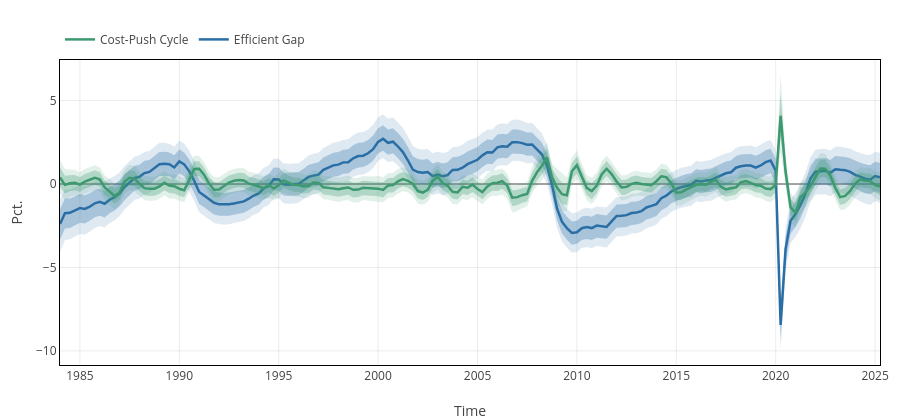
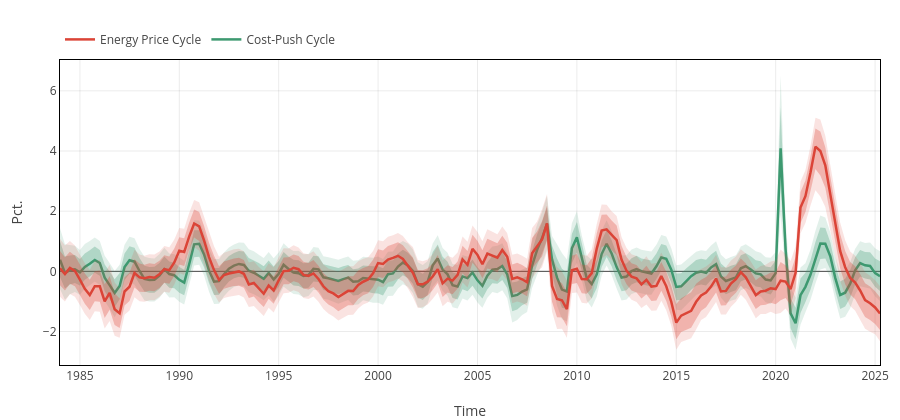

Notebook cell for these charts, in order:
### Markdown cell above
# Figs

### Code cell
eff_color = "#2A6EA6"   # eff
flex_color    = "#B33A3A"   # flex
u_color      = "#3D9970"   # cost-push
band68_eff   = "rgba(42, 110, 166, 0.30)" # inner band (blue)
band90_eff  = "rgba(42, 110, 166, 0.15)" # outer band (blue)
band68_flex   = "rgba(179, 58, 58, 0.30)" # inner band (red)
band90_flex  = "rgba(179, 58, 58, 0.15)" # outer band (red)
band68_u     = "rgba(61, 153, 112, 0.30)" # inner band (green)
band90_u    = "rgba(61, 153, 112, 0.15)" # outer band (green)

HZ_color = "#DB4437"  # HZ energy price cycle
band_68_HZ = "rgba(219, 68, 55, 0.30)" # inner band (red)
band_90_HZ = "rgba(219, 68, 55, 0.15)" # outer band (red)

# states
# eff Ψeᵐ
# cost-push Ψπᵐ
# flex Ψfᵐ

# --- Reusable layout (set limits if you want) ---
y_lims = (-10, 10)  # <- adjust or comment out if not desired

base_layout = Layout(
    template="plotly_white", hovermode="x unified",
    width=900, height=420, margin=attr(l=60, r=20, t=60, b=55),
    xaxis=attr(
        title="Time", showgrid=true, gridcolor="rgba(0,0,0,0.08)",
        zeroline=false, showline=true, linecolor="black", linewidth=1, mirror=true
    ),
    yaxis=attr(
        title="Pct.", showgrid=true, gridcolor="rgba(0,0,0,0.08)",
        zeroline=true, showline=true, linecolor="black", linewidth=1, mirror=true,
        # range=[y_lims...]    # comment this line out to auto-scale
    ),
    legend=attr(orientation="h", x=0.0, y=1.02, yanchor="bottom", bgcolor="rgba(0,0,0,0)")
)


# ============= gaps
plt_cycle = Plot([
        # Efficient gap
        # 90% band: lower first (invisible), then upper filled to previous
        scatter(x=date, y=Ψe05[1:end-max_h, 1], mode="lines",
                line=attr(color="rgba(0,0,0,0)"), hoverinfo="skip", showlegend=false),
        scatter(x=date, y=Ψe95[1:end-max_h, 1], mode="lines", showlegend=false,
                fill="tonexty", fillcolor=band90_eff, line=attr(color="rgba(0,0,0,0)")),

        # 68% band: lower first (invisible), then upper filled to previous
        scatter(x=date, y=Ψe16[1:end-max_h, 1], mode="lines",
                line=attr(color="rgba(0,0,0,0)"), hoverinfo="skip", showlegend=false),
        scatter(x=date, y=Ψe84[1:end-max_h, 1], mode="lines", showlegend=false,
                fill="tonexty", fillcolor=band68_eff, line=attr(color="rgba(0,0,0,0)")),
        # Median line
        scatter(x=date, y=Ψeᵐ[1:end-max_h, 1], mode="lines", name="Efficient Gap", legendrank=1,
                line=attr(color=eff_color, width=2.5)),

        # cost push cycle
        # 90% band: lower first (invisible), then upper filled to previous
        scatter(x=date, y=Ψπ05[1:end-max_h, 4], mode="lines",
                line=attr(color="rgba(0,0,0,0)"), hoverinfo="skip", showlegend=false),
        scatter(x=date, y=Ψπ95[1:end-max_h, 4], mode="lines", showlegend=false,
                fill="tonexty", fillcolor=band90_u, line=attr(color="rgba(0,0,0,0)")),
        # 68% band: lower first (invisible), then upper filled to previous
        scatter(x=date, y=Ψπ16[1:end-max_h, 4], mode="lines",
                line=attr(color="rgba(0,0,0,0)"), hoverinfo="skip", showlegend=false),
        scatter(x=date, y=Ψπ84[1:end-max_h, 4], mode="lines", showlegend=false,
                fill="tonexty", fillcolor=band68_u, line=attr(color="rgba(0,0,0,0)")),
        # Median line
        scatter(x=date, y=Ψπᵐ[1:end-max_h, 4], mode="lines", name="Cost-Push Cycle", legendrank=2,
                line=attr(color=u_color, width=2.5)),

        # # Flex price gap
        # # 90% band: lower first (invisible), then upper filled to previous
        # scatter(x=date, y=Ψf05[1:end-max_h, 1], mode="lines",
        #         line=attr(color="rgba(0,0,0,0)"), hoverinfo="skip", showlegend=false),
        # scatter(x=date, y=Ψf95[1:end-max_h, 1], mode="lines", showlegend=false,
        #         fill="tonexty", fillcolor=band90_flex, line=attr(color="rgba(0,0,0,0)")),  
        # # 68% band: lower first (invisible), then upper filled to previous
        # scatter(x=date, y=Ψf16[1:end-max_h, 1], mode="lines",
        #         line=attr(color="rgba(0,0,0,0)"), hoverinfo="skip", showlegend=false),
        # scatter(x=date, y=Ψf84[1:end-max_h, 1], mode="lines", showlegend=false,
        #         fill="tonexty", fillcolor=band68_flex, line=attr(color="rgba(0,0,0,0)")),
        # # Median line
        # scatter(x=date, y=Ψfᵐ[1:end-max_h, 1], mode="lines", name="Flex Price Gap", legendrank=3,
        #         line=attr(color=flex_color, width=2.5)),

],
base_layout)
display(plt_cycle)


### cost-push & energy price cycle
plt_cp_ep = Plot([
        # cost push cycle
        # 90% band: lower first (invisible), then upper filled to previous
        scatter(x=date, y=Ψπ05[1:end-max_h, 4], mode="lines",
                line=attr(color="rgba(0,0,0,0)"), hoverinfo="skip", showlegend=false),
        scatter(x=date, y=Ψπ95[1:end-max_h, 4], mode="lines", showlegend=false,
                fill="tonexty", fillcolor=band90_u, line=attr(color="rgba(0,0,0,0)")),
        # 68% band: lower first (invisible), then upper filled to previous
        scatter(x=date, y=Ψπ16[1:end-max_h, 4], mode="lines",
                line=attr(color="rgba(0,0,0,0)"), hoverinfo="skip", showlegend=false),
        scatter(x=date, y=Ψπ84[1:end-max_h, 4], mode="lines", showlegend=false,
                fill="tonexty", fillcolor=band68_u, line=attr(color="rgba(0,0,0,0)")),
        # Median line
        scatter(x=date, y=Ψπᵐ[1:end-max_h, 4], mode="lines", name="Cost-Push Cycle", legendrank=1,
                line=attr(color=u_color, width=2.5)),

        # HZ Energy Price Cycle
        # 90% band: lower first (invisible), then upper filled to previous
        scatter(x=date, y=EP05_HZ[1:end-max_h, 5], mode="lines",
                line=attr(color="rgba(0,0,0,0)"), hoverinfo="skip", showlegend=false),
        scatter(x=date, y=EP95_HZ[1:end-max_h, 5], mode="lines", showlegend=false,
                fill="tonexty", fillcolor=band_90_HZ, line=attr(color="rgba(0,0,0,0)")),
        # 68% band: lower first (invisible), then upper filled to previous
        scatter(x=date, y=EP16_HZ[1:end-max_h, 5], mode="lines",
                line=attr(color="rgba(0,0,0,0)"), hoverinfo="skip", showlegend=false),
        scatter(x=date, y=EP84_HZ[1:end-max_h, 5], mode="lines", showlegend=false,
                fill="tonexty", fillcolor=band_68_HZ, line=attr(color="rgba(0,0,0,0)")),
        # Median line
        scatter(x=date, y=EPᵐ_HZ[1:end-max_h, 5], mode="lines", name="Energy Price Cycle", legendrank=2,
                line=attr(color=HZ_color, width=2.5)),
],
base_layout)
display(plt_cp_ep)

# correlation between cost-push and energy price cycle
correlation_cp_ep = cor(EPᵐ_HZ[1:end-max_h, 5], Ψπᵐ[1:end-max_h, 4])
println("Correlation between cost-push and energy price cycle: ", correlation_cp_ep)

### Figure 1 — Plotly figure (JSON) as saved in the notebook; plotly's stock layout.template omitted (floating-point values rounded to 4 significant figures; data arrays with more than 128 entries replaced by an {"elided": "..."} marker saying what was removed)
{"data": [{"hoverinfo": "skip", "line": {"color": "rgba(0,0,0,0)"}, "mode": "lines", "showlegend": false, "type": "scatter", "x": {"elided": "174 str values"}, "y": {"elided": "166 float values"}}, {"fill": "tonexty", "fillcolor": "rgba(42, 110, 166, 0.15)", "line": {"color": "rgba(0,0,0,0)"}, "mode": "lines", "showlegend": false, "type": "scatter", "x": {"elided": "174 str values"}, "y": {"elided": "166 float values"}}, {"hoverinfo": "skip", "line": {"color": "rgba(0,0,0,0)"}, "mode": "lines", "showlegend": false, "type": "scatter", "x": {"elided": "174 str values"}, "y": {"elided": "166 float values"}}, {"fill": "tonexty", "fillcolor": "rgba(42, 110, 166, 0.30)", "line": {"color": "rgba(0,0,0,0)"}, "mode": "lines", "showlegend": false, "type": "scatter", "x": {"elided": "174 str values"}, "y": {"elided": "166 float values"}}, {"legendrank": 1, "line": {"color": "#2A6EA6", "width": 2.5}, "mode": "lines", "name": "Efficient Gap", "type": "scatter", "x": {"elided": "174 str values"}, "y": {"elided": "166 float values"}}, {"hoverinfo": "skip", "line": {"color": "rgba(0,0,0,0)"}, "mode": "lines", "showlegend": false, "type": "scatter", "x": {"elided": "174 str values"}, "y": {"elided": "166 float values"}}, {"fill": "tonexty", "fillcolor": "rgba(61, 153, 112, 0.15)", "line": {"color": "rgba(0,0,0,0)"}, "mode": "lines", "showlegend": false, "type": "scatter", "x": {"elided": "174 str values"}, "y": {"elided": "166 float values"}}, {"hoverinfo": "skip", "line": {"color": "rgba(0,0,0,0)"}, "mode": "lines", "showlegend": false, "type": "scatter", "x": {"elided": "174 str values"}, "y": {"elided": "166 float values"}}, {"fill": "tonexty", "fillcolor": "rgba(61, 153, 112, 0.30)", "line": {"color": "rgba(0,0,0,0)"}, "mode": "lines", "showlegend": false, "type": "scatter", "x": {"elided": "174 str values"}, "y": {"elided": "166 float values"}}, {"legendrank": 2, "line": {"color": "#3D9970", "width": 2.5}, "mode": "lines", "name": "Cost-Push Cycle", "type": "scatter", "x": {"elided": "174 str values"}, "y": {"elided": "166 float values"}}], "layout": {"height": 420, "hovermode": "x unified", "legend": {"bgcolor": "rgba(0,0,0,0)", "orientation": "h", "x": 0, "y": 1.02, "yanchor": "bottom"}, "margin": {"b": 55, "l": 60, "r": 20, "t": 60}, "width": 900, "xaxis": {"gridcolor": "rgba(0,0,0,0.08)", "linecolor": "black", "linewidth": 1, "mirror": true, "showgrid": true, "showline": true, "title": "Time", "zeroline": false}, "yaxis": {"gridcolor": "rgba(0,0,0,0.08)", "linecolor": "black", "linewidth": 1, "mirror": true, "showgrid": true, "showline": true, "title": "Pct.", "zeroline": true}}}

### Figure 2 — Plotly figure (JSON) as saved in the notebook; plotly's stock layout.template omitted (floating-point values rounded to 4 significant figures; data arrays with more than 128 entries replaced by an {"elided": "..."} marker saying what was removed)
{"data": [{"hoverinfo": "skip", "line": {"color": "rgba(0,0,0,0)"}, "mode": "lines", "showlegend": false, "type": "scatter", "x": {"elided": "174 str values"}, "y": {"elided": "166 float values"}}, {"fill": "tonexty", "fillcolor": "rgba(61, 153, 112, 0.15)", "line": {"color": "rgba(0,0,0,0)"}, "mode": "lines", "showlegend": false, "type": "scatter", "x": {"elided": "174 str values"}, "y": {"elided": "166 float values"}}, {"hoverinfo": "skip", "line": {"color": "rgba(0,0,0,0)"}, "mode": "lines", "showlegend": false, "type": "scatter", "x": {"elided": "174 str values"}, "y": {"elided": "166 float values"}}, {"fill": "tonexty", "fillcolor": "rgba(61, 153, 112, 0.30)", "line": {"color": "rgba(0,0,0,0)"}, "mode": "lines", "showlegend": false, "type": "scatter", "x": {"elided": "174 str values"}, "y": {"elided": "166 float values"}}, {"legendrank": 1, "line": {"color": "#3D9970", "width": 2.5}, "mode": "lines", "name": "Cost-Push Cycle", "type": "scatter", "x": {"elided": "174 str values"}, "y": {"elided": "166 float values"}}, {"hoverinfo": "skip", "line": {"color": "rgba(0,0,0,0)"}, "mode": "lines", "showlegend": false, "type": "scatter", "x": {"elided": "174 str values"}, "y": {"elided": "166 float values"}}, {"fill": "tonexty", "fillcolor": "rgba(219, 68, 55, 0.15)", "line": {"color": "rgba(0,0,0,0)"}, "mode": "lines", "showlegend": false, "type": "scatter", "x": {"elided": "174 str values"}, "y": {"elided": "166 float values"}}, {"hoverinfo": "skip", "line": {"color": "rgba(0,0,0,0)"}, "mode": "lines", "showlegend": false, "type": "scatter", "x": {"elided": "174 str values"}, "y": {"elided": "166 float values"}}, {"fill": "tonexty", "fillcolor": "rgba(219, 68, 55, 0.30)", "line": {"color": "rgba(0,0,0,0)"}, "mode": "lines", "showlegend": false, "type": "scatter", "x": {"elided": "174 str values"}, "y": {"elided": "166 float values"}}, {"legendrank": 2, "line": {"color": "#DB4437", "width": 2.5}, "mode": "lines", "name": "Energy Price Cycle", "type": "scatter", "x": {"elided": "174 str values"}, "y": {"elided": "166 float values"}}], "layout": {"height": 420, "hovermode": "x unified", "legend": {"bgcolor": "rgba(0,0,0,0)", "orientation": "h", "x": 0, "y": 1.02, "yanchor": "bottom"}, "margin": {"b": 55, "l": 60, "r": 20, "t": 60}, "width": 900, "xaxis": {"gridcolor": "rgba(0,0,0,0.08)", "linecolor": "black", "linewidth": 1, "mirror": true, "showgrid": true, "showline": true, "title": "Time", "zeroline": false}, "yaxis": {"gridcolor": "rgba(0,0,0,0.08)", "linecolor": "black", "linewidth": 1, "mirror": true, "showgrid": true, "showline": true, "title": "Pct.", "zeroline": true}}}
